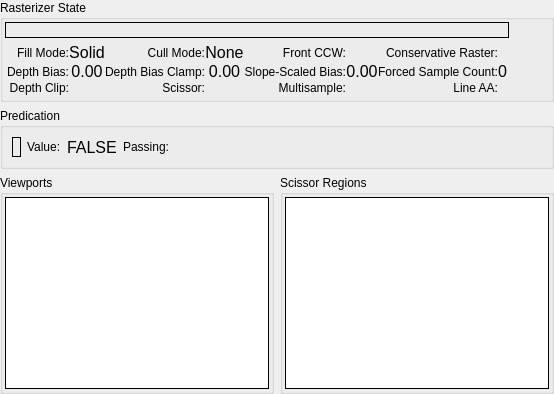
     <widget class="QWidget" name="RS">
      <attribute name="title">
       <string>Rasterizer</string>
      </attribute>
      <layout class="QGridLayout" name="gridLayout_2">
       <property name="leftMargin">
        <number>0</number>
       </property>
       <property name="topMargin">
        <number>0</number>
       </property>
       <property name="rightMargin">
        <number>0</number>
       </property>
       <property name="bottomMargin">
        <number>0</number>
       </property>
       <item row="0" column="0" colspan="2">
        <widget class="QGroupBox" name="rasterizerGroup">
         <property name="title">
          <string>Rasterizer State</string>
         </property>
         <layout class="QGridLayout" name="gridLayout_7">
          <property name="leftMargin">
           <number>2</number>
          </property>
          <property name="topMargin">
           <number>2</number>
          </property>
          <property name="rightMargin">
           <number>2</number>
          </property>
          <property name="bottomMargin">
           <number>2</number>
          </property>
          <property name="horizontalSpacing">
           <number>2</number>
          </property>
          <property name="verticalSpacing">
           <number>3</number>
          </property>
          <item row="0" column="0" colspan="2">
           <widget class="RDLabel" name="rastState">
            <property name="frameShape">
             <enum>QFrame::Box</enum>
            </property>
            <property name="margin">
             <number>4</number>
            </property>
           </widget>
          </item>
          <item row="1" column="0" colspan="2">
           <layout class="QGridLayout" name="rasterizerGridLayout">
            <property name="leftMargin">
             <number>2</number>
            </property>
            <property name="topMargin">
             <number>2</number>
            </property>
            <property name="rightMargin">
             <number>2</number>
            </property>
            <property name="bottomMargin">
             <number>2</number>
            </property>
            <property name="spacing">
             <number>0</number>
            </property>
            <item row="0" column="0">
             <widget class="QLabel" name="fillModeLabel">
              <property name="text">
               <string>Fill Mode:</string>
              </property>
              <property name="alignment">
               <set>Qt::AlignRight|Qt::AlignTrailing|Qt::AlignVCenter</set>
              </property>
              <property name="wordWrap">
               <bool>true</bool>
              </property>
             </widget>
            </item>
            <item row="0" column="1">
             <widget class="QLabel" name="fillMode">
              <property name="font">
               <font>
                <pointsize>12</pointsize>
               </font>
              </property>
              <property name="text">
               <string>Solid</string>
              </property>
              <property name="alignment">
               <set>Qt::AlignCenter</set>
              </property>
              <property name="margin">
               <number>4</number>
              </property>
             </widget>
            </item>
            <item row="0" column="2">
             <widget class="QLabel" name="cullModeLabel">
              <property name="text">
               <string>Cull Mode:</string>
              </property>
              <property name="alignment">
               <set>Qt::AlignRight|Qt::AlignTrailing|Qt::AlignVCenter</set>
              </property>
              <property name="wordWrap">
               <bool>true</bool>
              </property>
             </widget>
            </item>
            <item row="0" column="3">
             <widget class="QLabel" name="cullMode">
              <property name="font">
               <font>
                <pointsize>12</pointsize>
               </font>
              </property>
              <property name="text">
               <string>None</string>
              </property>
              <property name="alignment">
               <set>Qt::AlignCenter</set>
              </property>
              <property name="margin">
               <number>4</number>
              </property>
             </widget>
            </item>
            <item row="0" column="4">
             <widget class="QLabel" name="frontCCWLabel">
              <property name="text">
               <string>Front CCW:</string>
              </property>
              <property name="alignment">
               <set>Qt::AlignRight|Qt::AlignTrailing|Qt::AlignVCenter</set>
              </property>
              <property name="wordWrap">
               <bool>true</bool>
              </property>
             </widget>
            </item>
            <item row="0" column="5">
             <widget class="QLabel" name="frontCCW">
              <property name="text">
               <string/>
              </property>
              <property name="rdIcon" stdset="0">
               <string>cross</string>
              </property>
              <property name="alignment">
               <set>Qt::AlignCenter</set>
              </property>
              <property name="margin">
               <number>4</number>
              </property>
             </widget>
            </item>
            <item row="0" column="6">
             <widget class="QLabel" name="conservativeRasterLabel">
              <property name="text">
               <string>Conservative Raster:</string>
              </property>
              <property name="alignment">
               <set>Qt::AlignRight|Qt::AlignTrailing|Qt::AlignVCenter</set>
              </property>
              <property name="wordWrap">
               <bool>true</bool>
              </property>
             </widget>
            </item>
            <item row="0" column="7">
             <widget class="QLabel" name="conservativeRaster">
              <property name="text">
               <string/>
              </property>
              <property name="rdIcon" stdset="0">
               <string>cross</string>
              </property>
              <property name="alignment">
               <set>Qt::AlignCenter</set>
              </property>
              <property name="margin">
               <number>4</number>
              </property>
             </widget>
            </item>
            <item row="1" column="0">
             <widget class="QLabel" name="depthBiasLabel">
              <property name="text">
               <string>Depth Bias:</string>
              </property>
              <property name="alignment">
               <set>Qt::AlignRight|Qt::AlignTrailing|Qt::AlignVCenter</set>
              </property>
              <property name="wordWrap">
               <bool>true</bool>
              </property>
             </widget>
            </item>
            <item row="1" column="1">
             <widget class="QLabel" name="depthBias">
              <property name="font">
               <font>
                <pointsize>12</pointsize>
               </font>
              </property>
              <property name="text">
               <string>0.00</string>
              </property>
              <property name="alignment">
               <set>Qt::AlignCenter</set>
              </property>
              <property name="margin">
               <number>4</number>
              </property>
             </widget>
            </item>
            <item row="1" column="2">
             <widget class="QLabel" name="depthBiasClampLabel">
              <property name="text">
               <string>Depth Bias Clamp:</string>
              </property>
              <property name="alignment">
               <set>Qt::AlignRight|Qt::AlignTrailing|Qt::AlignVCenter</set>
              </property>
              <property name="wordWrap">
               <bool>true</bool>
              </property>
             </widget>
            </item>
            <item row="1" column="3">
             <widget class="QLabel" name="depthBiasClamp">
              <property name="font">
               <font>
                <pointsize>12</pointsize>
               </font>
              </property>
              <property name="text">
               <string>0.00</string>
              </property>
              <property name="alignment">
               <set>Qt::AlignCenter</set>
              </property>
              <property name="margin">
               <number>4</number>
              </property>
             </widget>
            </item>
            <item row="1" column="4">
             <widget class="QLabel" name="slopeScaledBiasLabel">
              <property name="text">
               <string>Slope-Scaled Bias:</string>
              </property>
              <property name="alignment">
               <set>Qt::AlignRight|Qt::AlignTrailing|Qt::AlignVCenter</set>
              </property>
              <property name="wordWrap">
               <bool>true</bool>
              </property>
             </widget>
            </item>
            <item row="1" column="5">
             <widget class="QLabel" name="slopeScaledBias">
              <property name="font">
               <font>
                <pointsize>12</pointsize>
               </font>
              </property>
              <property name="text">
               <string>0.00</string>
              </property>
              <property name="alignment">
               <set>Qt::AlignCenter</set>
              </property>
              <property name="margin">
               <number>4</number>
              </property>
             </widget>
            </item>
            <item row="1" column="6">
             <widget class="QLabel" name="forcedSampleCountLabel">
              <property name="text">
               <string>Forced Sample Count:</string>
              </property>
              <property name="alignment">
               <set>Qt::AlignRight|Qt::AlignTrailing|Qt::AlignVCenter</set>
              </property>
              <property name="wordWrap">
               <bool>true</bool>
              </property>
             </widget>
            </item>
            <item row="1" column="7">
             <widget class="QLabel" name="forcedSampleCount">
              <property name="font">
               <font>
                <pointsize>12</pointsize>
               </font>
              </property>
              <property name="text">
               <string>0</string>
              </property>
              <property name="alignment">
               <set>Qt::AlignCenter</set>
              </property>
              <property name="margin">
               <number>4</number>
              </property>
             </widget>
            </item>
            <item row="2" column="0">
             <widget class="QLabel" name="depthClipLabel">
              <property name="text">
               <string>Depth Clip:</string>
              </property>
              <property name="alignment">
               <set>Qt::AlignRight|Qt::AlignTrailing|Qt::AlignVCenter</set>
              </property>
              <property name="wordWrap">
               <bool>true</bool>
              </property>
             </widget>
            </item>
            <item row="2" column="1">
             <widget class="QLabel" name="depthClip">
              <property name="text">
               <string/>
              </property>
              <property name="rdIcon" stdset="0">
               <string>cross</string>
              </property>
              <property name="alignment">
               <set>Qt::AlignCenter</set>
              </property>
              <property name="margin">
               <number>4</number>
              </property>
             </widget>
            </item>
            <item row="2" column="2">
             <widget class="QLabel" name="scissorLabel">
              <property name="text">
               <string>Scissor:</string>
              </property>
              <property name="alignment">
               <set>Qt::AlignRight|Qt::AlignTrailing|Qt::AlignVCenter</set>
              </property>
              <property name="wordWrap">
               <bool>true</bool>
              </property>
             </widget>
            </item>
            <item row="2" column="3">
             <widget class="QLabel" name="scissorEnabled">
              <property name="text">
               <string/>
              </property>
              <property name="rdIcon" stdset="0">
               <string>cross</string>
              </property>
              <property name="alignment">
               <set>Qt::AlignCenter</set>
              </property>
              <property name="margin">
               <number>4</number>
              </property>
             </widget>
            </item>
            <item row="2" column="4">
             <widget class="QLabel" name="multisampleLabel">
              <property name="text">
               <string>Multisample:</string>
              </property>
              <property name="alignment">
               <set>Qt::AlignRight|Qt::AlignTrailing|Qt::AlignVCenter</set>
              </property>
              <property name="wordWrap">
               <bool>true</bool>
              </property>
             </widget>
            </item>
            <item row="2" column="5">
             <widget class="QLabel" name="multisample">
              <property name="text">
               <string/>
              </property>
              <property name="rdIcon" stdset="0">
               <string>cross</string>
              </property>
              <property name="alignment">
               <set>Qt::AlignCenter</set>
              </property>
              <property name="margin">
               <number>4</number>
              </property>
             </widget>
            </item>
            <item row="2" column="6">
             <widget class="QLabel" name="lineAALabel">
              <property name="text">
               <string>Line AA:</string>
              </property>
              <property name="alignment">
               <set>Qt::AlignRight|Qt::AlignTrailing|Qt::AlignVCenter</set>
              </property>
              <property name="wordWrap">
               <bool>true</bool>
              </property>
             </widget>
            </item>
            <item row="2" column="7">
             <widget class="QLabel" name="lineAA">
              <property name="text">
               <string/>
              </property>
              <property name="rdIcon" stdset="0">
               <string>cross</string>
              </property>
              <property name="alignment">
               <set>Qt::AlignCenter</set>
              </property>
              <property name="margin">
               <number>4</number>
              </property>
             </widget>
            </item>
           </layout>
          </item>
          <item row="1" column="2">
           <spacer name="horizontalSpacer_6">
            <property name="orientation">
             <enum>Qt::Horizontal</enum>
            </property>
            <property name="sizeHint" stdset="0">
             <size>
              <width>40</width>
              <height>20</height>
             </size>
            </property>
           </spacer>
          </item>
         </layout>
        </widget>
       </item>
       <item row="1" column="0" colspan="2">
        <widget class="QGroupBox" name="predicateGroup">
         <property name="title">
          <string>Predication</string>
         </property>
         <layout class="QHBoxLayout" name="horizontalLayout_41">
          <item>
           <widget class="RDLabel" name="predicate">
            <property name="frameShape">
             <enum>QFrame::Box</enum>
            </property>
            <property name="margin">
             <number>4</number>
            </property>
           </widget>
          </item>
          <item>
           <widget class="QLabel" name="label_2">
            <property name="text">
             <string>Value:</string>
            </property>
           </widget>
          </item>
          <item>
           <widget class="QLabel" name="predicateValue">
            <property name="font">
             <font>
              <pointsize>12</pointsize>
             </font>
            </property>
            <property name="text">
             <string>FALSE</string>
            </property>
           </widget>
          </item>
          <item>
           <widget class="QLabel" name="label">
            <property name="text">
             <string>Passing:</string>
            </property>
           </widget>
          </item>
          <item>
           <widget class="QLabel" name="predicatePassing"/>
          </item>
          <item>
           <spacer name="horizontalSpacer_5">
            <property name="orientation">
             <enum>Qt::Horizontal</enum>
            </property>
            <property name="sizeHint" stdset="0">
             <size>
              <width>40</width>
              <height>20</height>
             </size>
            </property>
           </spacer>
          </item>
         </layout>
        </widget>
       </item>
       <item row="2" column="0">
        <widget class="QGroupBox" name="viewportsGroup">
         <property name="sizePolicy">
          <sizepolicy hsizetype="Expanding" vsizetype="Expanding">
           <horstretch>0</horstretch>
           <verstretch>0</verstretch>
          </sizepolicy>
         </property>
         <property name="title">
          <string>Viewports</string>
         </property>
         <layout class="QHBoxLayout" name="horizontalLayout_21">
          <property name="leftMargin">
           <number>2</number>
          </property>
          <property name="topMargin">
           <number>2</number>
          </property>
          <property name="rightMargin">
           <number>2</number>
          </property>
          <property name="bottomMargin">
           <number>2</number>
          </property>
          <item>
           <widget class="RDTreeWidget" name="viewports">
            <property name="frameShape">
             <enum>QFrame::Box</enum>
            </property>
            <property name="frameShadow">
             <enum>QFrame::Plain</enum>
            </property>
            <property name="editTriggers">
             <set>QAbstractItemView::NoEditTriggers</set>
            </property>
            <property name="showDropIndicator" stdset="0">
             <bool>false</bool>
            </property>
            <property name="indentation">
             <number>0</number>
            </property>
            <property name="rootIsDecorated">
             <bool>false</bool>
            </property>
            <property name="allColumnsShowFocus">
             <bool>true</bool>
            </property>
            <attribute name="headerMinimumSectionSize">
             <number>50</number>
            </attribute>
           </widget>
          </item>
         </layout>
        </widget>
       </item>
       <item row="2" column="1">
        <widget class="QGroupBox" name="scissorGroup">
         <property name="sizePolicy">
          <sizepolicy hsizetype="Expanding" vsizetype="Expanding">
           <horstretch>0</horstretch>
           <verstretch>0</verstretch>
          </sizepolicy>
         </property>
         <property name="title">
          <string>Scissor Regions</string>
         </property>
         <layout class="QHBoxLayout" name="horizontalLayout_22">
          <property name="leftMargin">
           <number>2</number>
          </property>
          <property name="topMargin">
           <number>2</number>
          </property>
          <property name="rightMargin">
           <number>2</number>
          </property>
          <property name="bottomMargin">
           <number>2</number>
          </property>
          <item>
           <widget class="RDTreeWidget" name="scissors">
            <property name="frameShape">
             <enum>QFrame::Box</enum>
            </property>
            <property name="frameShadow">
             <enum>QFrame::Plain</enum>
            </property>
            <property name="editTriggers">
             <set>QAbstractItemView::NoEditTriggers</set>
            </property>
            <property name="showDropIndicator" stdset="0">
             <bool>false</bool>
            </property>
            <property name="indentation">
             <number>0</number>
            </property>
            <property name="rootIsDecorated">
             <bool>false</bool>
            </property>
            <property name="allColumnsShowFocus">
             <bool>true</bool>
            </property>
            <attribute name="headerMinimumSectionSize">
             <number>50</number>
            </attribute>
           </widget>
          </item>
         </layout>
        </widget>
       </item>
      </layout>
     </widget>
